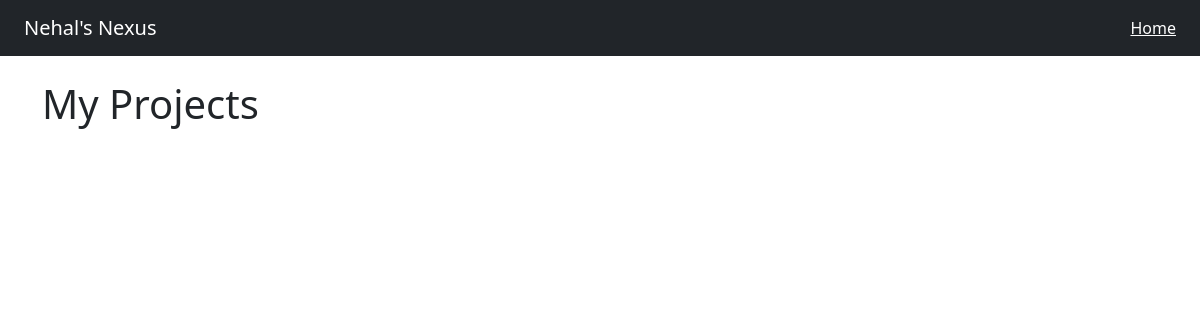
Before: / with the older database file.
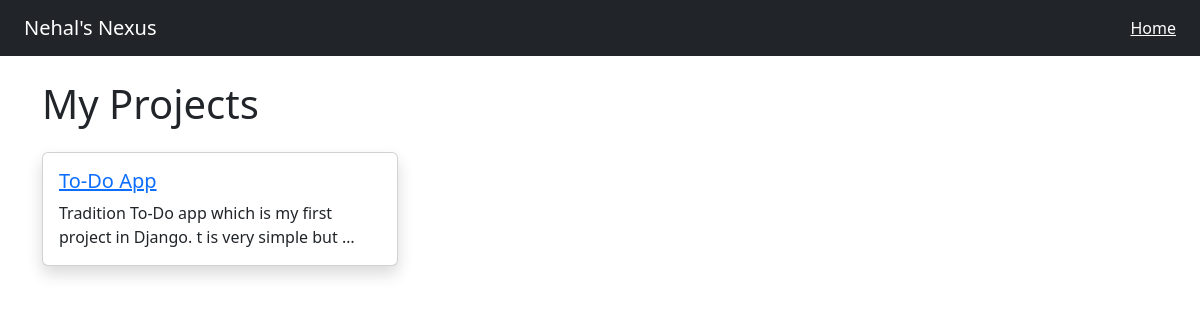
After: the same page with the newer database file.
### core/models.py (models this page shows, shortened)
class Project(models.Model):
    title = models.CharField(max_length=200)
    description = models.TextField()
    tech_stack = models.CharField(max_length=200)
    github_link = models.URLField(blank=True, null=True)
    live_demo = models.URLField(blank=True, null=True)
    created_at = models.DateTimeField(auto_now_add=True)
    image = models.ImageField(upload_to='projects/', null=True, blank=True)

### core/views.py (the view)
# urls.py: 2. Add a URL to urlpatterns:  path('', views.home, name='home')
def home(request):
    projects = Project.objects.all()
    return render(request, 'core/home.html', {'projects': projects})

### core/templates/core/home.html (shortened to what this page needs)
{% extends 'core/base.html' %}
{% block content %}
<h1 class="mb-4">My Projects</h1>
<div class="row">
    {% for project in projects %}
        <div class="col-md-4 mb-4">
            <div class="card shadow">
                <div class="card-body">
                    <h5 class="card-title">
                        <a href="/project/{{ project.id }}/">
                            {{ project.title }}
                        </a>
                    </h5>
                    <p class="card-text">{{ project.description|truncatewords:15 }}</p>
                </div>
            </div>
        </div>
    {% endfor %}
</div>
{% endblock %}

### core/templates/core/base.html (shortened to what this page needs)
<!DOCTYPE html>
<html>
<head>
    <link href="https://cdn.jsdelivr.net/npm/bootstrap@5.3.0/dist/css/bootstrap.min.css" rel="stylesheet">
</head>
<body>
<nav class="navbar navbar-dark bg-dark px-4">
    <span class="navbar-brand">Nehal's Nexus</span>
    <a href="/" class="text-white">Home</a>
</nav>
<div class="container mt-4">
    {% block content %}
    {% endblock %}
</div>
</body>
</html>

Changed rows visible on the page:
added Project: title "To-Do App", description "Tradition To-Do app which is my first project in Django. t is very simple but …"
